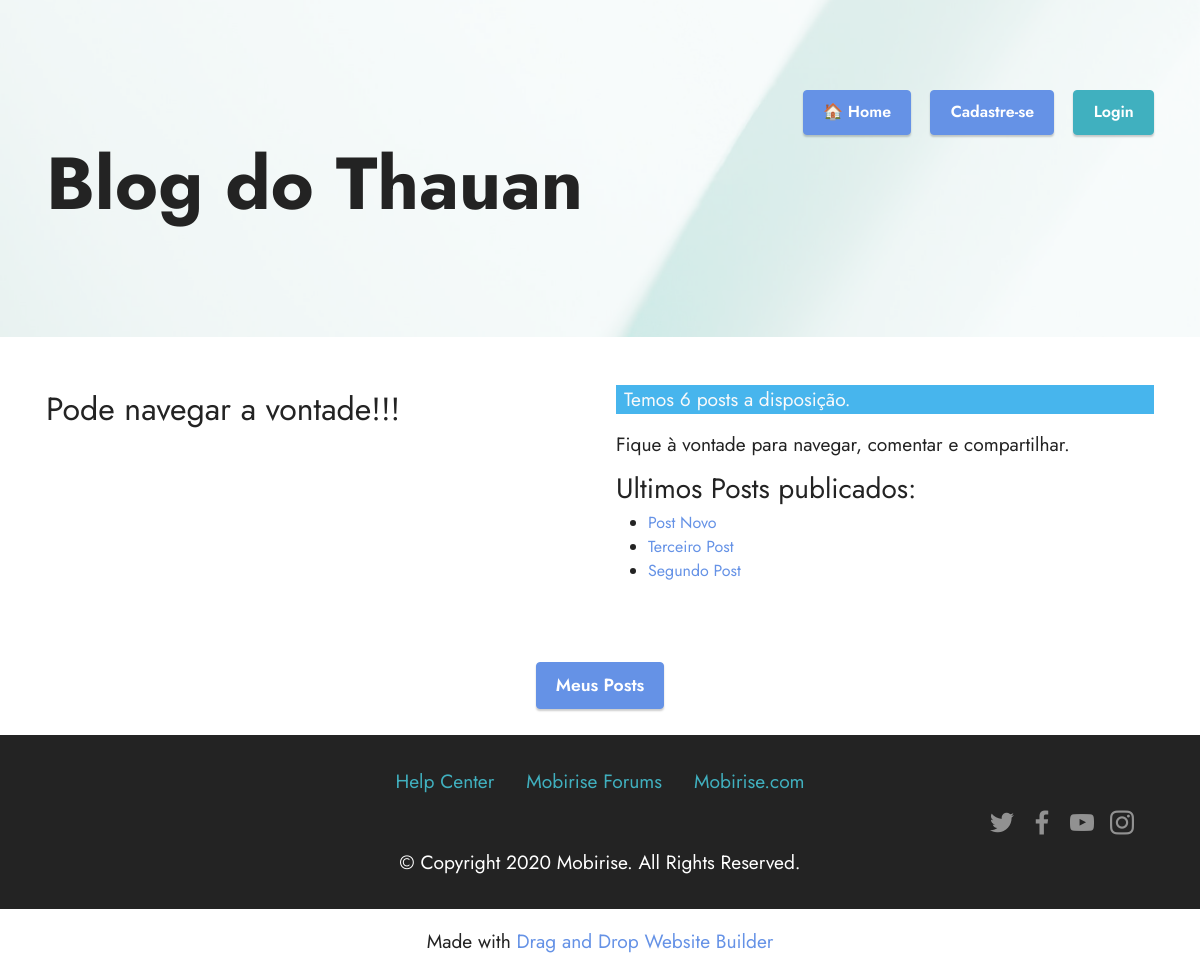
The page / on the database its author committed.
### core/models.py (models this page shows, shortened)
class Post(models.Model):
    objects = models.Manager()
    publicados = PublicadosManager()
    STATUS_CHOICES = (
        ('rascunho', 'Rascunho'),
        ('publicado', 'Publicado'),
    )
    titulo = models.CharField(max_length=70)
    slug = models.SlugField(max_length=70)
    corpo = models.TextField()
    status = models.CharField(max_length=9, choices=STATUS_CHOICES, default='rascunho')
    criado = models.DateTimeField(auto_now_add=True)
    publicado = models.DateTimeField(auto_now=True)
    autor = models.ForeignKey(User, on_delete=models.CASCADE, related_name='posts_autor')
    imagem = StdImageField('Imagem', upload_to='posts',
                           variations={'thumb': {
                                                    'width': 438,
                                                    'height': 438,
                                                    'crop':True
                                                }
                                       },
                           blank=True, null=True
                           )
    class Meta:
        verbose_name = 'Post'
        verbose_name_plural = 'Posts'
        ordering = ('-publicado',)

### core/views.py (the view)
# urls.py: path('', views.IndexView.as_view(), name='home'),
class IndexView(TemplateView):
    template_name = "blog/index.html"

### core/models.py (called while the page is built)
    def get_queryset(self):
        return super().get_queryset().filter(status='publicado')

### core/templatetags/blog_tags.py (called while the page is built)
@register.simple_tag
def total_posts():
    return Post.publicados.count()

@register.inclusion_tag('blog/post/ultimos_posts.html')
def mostrar_ultimos_posts(count=5):
    posts = Post.publicados.order_by('-publicado')[:count]
    return {'ultimos': posts}

### core/templates/blog/index.html (shortened to what this page needs)
{% extends "base.html" %}
{% load blog_tags %}
{% load static %}
{% block conteudo %}
<section data-bs-version="5.1" class="content10 cid-tzVgp39K95" id="content10-1">
    <div class="container">
        <div class="row justify-content-center">
            <div class="col-12 col-md">
                <h6 class="mbr-section-subtitle mbr-fonts-style mb-4 display-5">
                    Pode navegar a vontade!!!
                </h6>
            </div>
            <div class="col-md-12 col-lg-6">
                <p class="bg-info text-light display-7 px-2">Temos {% total_posts %} posts a disposição.</p>
                <p class="mbr-text mbr-fonts-style display-7">
                    Fique à vontade para navegar, comentar e compartilhar.
                </p>
                <h3>Ultimos Posts publicados:</h3>
                {% mostrar_ultimos_posts 3 %}
            </div>
        </div>
    </div>
</section>
<section data-bs-version="5.1" class="content11 cid-tzVh8oOL0w" id="content11-2">
    <div class="container">
        <div class="row justify-content-center">
            <div class="col-md-12 col-lg-10">
                <div class="mbr-section-btn align-center"><a class="btn btn-primary display-4" href="{% url 'listar_posts' %}">Meus Posts</a></div>
            </div>
        </div>
    </div>
</section>
{% endblock %}

### core/templates/blog/post/ultimos_posts.html
<ul>
    {% for p in ultimos %}
    <li>
        <a href="{% url 'detalhe_post' p.publicado.year p.publicado.month p.publicado.day p.slug %}">
            {{ p.titulo }}
        </a>
    </li>
    {% empty %}
    <p>A lista está vazia</p>
    {% endfor %}
</ul>

### core/static/assets/theme/css/style.css (style rules this page uses)
section { background-color: #ffffff; }
body { font-style: normal; line-height: 1.5; font-weight: 400; color: #232323; position: relative; }
section, .container, .container-fluid { position: relative; word-wrap: break-word; }
a { font-style: normal; font-weight: 400; cursor: pointer; }
a, a:hover { text-decoration: none; }
.mbr-section-subtitle { line-height: 1.3; }
.mbr-text { font-style: normal; line-height: 1.7; }
h1, h2, h3, h4, h5, h6, .display-1, .display-2, .display-4, .display-5, .display-7, span, p, a { line-height: 1; word-break: break-word; word-wrap: break-word; font-weight: 400; }
section { background-position: 50% 50%; background-repeat: no-repeat; background-size: cover; }
.align-center { text-align: center; }
.mbr-section-btn { margin-left: -0.6rem; margin-right: -0.6rem; font-size: 0; }
.btn { font-weight: 600; border-width: 1px; font-style: normal; margin: 0.6rem 0.6rem; white-space: normal; transition: all 0.2s ease-in-out; display: inline-flex; align-items: center; justify-content: center; word-break: break-word; }
.row { display: -webkit-flex; -webkit-flex-wrap: wrap; }
.justify-content-center { -webkit-justify-content: center; }
html, body { height: auto; min-height: 100vh; }
ul, ol, pre, blockquote { margin-bottom: 2.3125rem; }
.mb-4 { margin-bottom: 2rem !important; }
@media (min-width: 992px) { .container { padding-left: 16px; padding-right: 16px; } }
@media (min-width: 992px) { .row { margin-left: -16px; margin-right: -16px; } }
@media (min-width: 992px) { .row > [class*=col] { padding-left: 16px; padding-right: 16px; } }

### core/static/assets/mobirise/css/mbr-additional.css (style rules this page uses)
body { font-family: Jost; }
.display-4 { font-family: 'Jost', sans-serif; font-size: 1.1rem; line-height: 1.5; }
.display-5 { font-family: 'Jost', sans-serif; font-size: 2rem; line-height: 1.5; }
.display-7 { font-family: 'Jost', sans-serif; font-size: 1.2rem; line-height: 1.5; }
.btn { padding: 0.6rem 1.2rem; border-radius: 4px; }
.bg-info { background-color: #47b5ed !important; }
.btn-primary, .btn-primary:active { background-color: #6592e6 !important; border-color: #6592e6 !important; color: #ffffff !important; box-shadow: 0 2px 2px 0 rgba(0, 0, 0, 0.2); }
a, a:hover { color: #6592e6; }
body { overflow-x: hidden; }
a { transition: color 0.6s; }
.cid-tzVgp39K95 { padding-top: 3rem; padding-bottom: 2rem; background-color: #ffffff; }
.cid-tzVh8oOL0w { padding-top: 0rem; padding-bottom: 1rem; background-color: #ffffff; }

### rows shown on the page
Post: titulo "Post Novo"
Post: titulo "Terceiro Post"
Post: titulo "Segundo Post"
